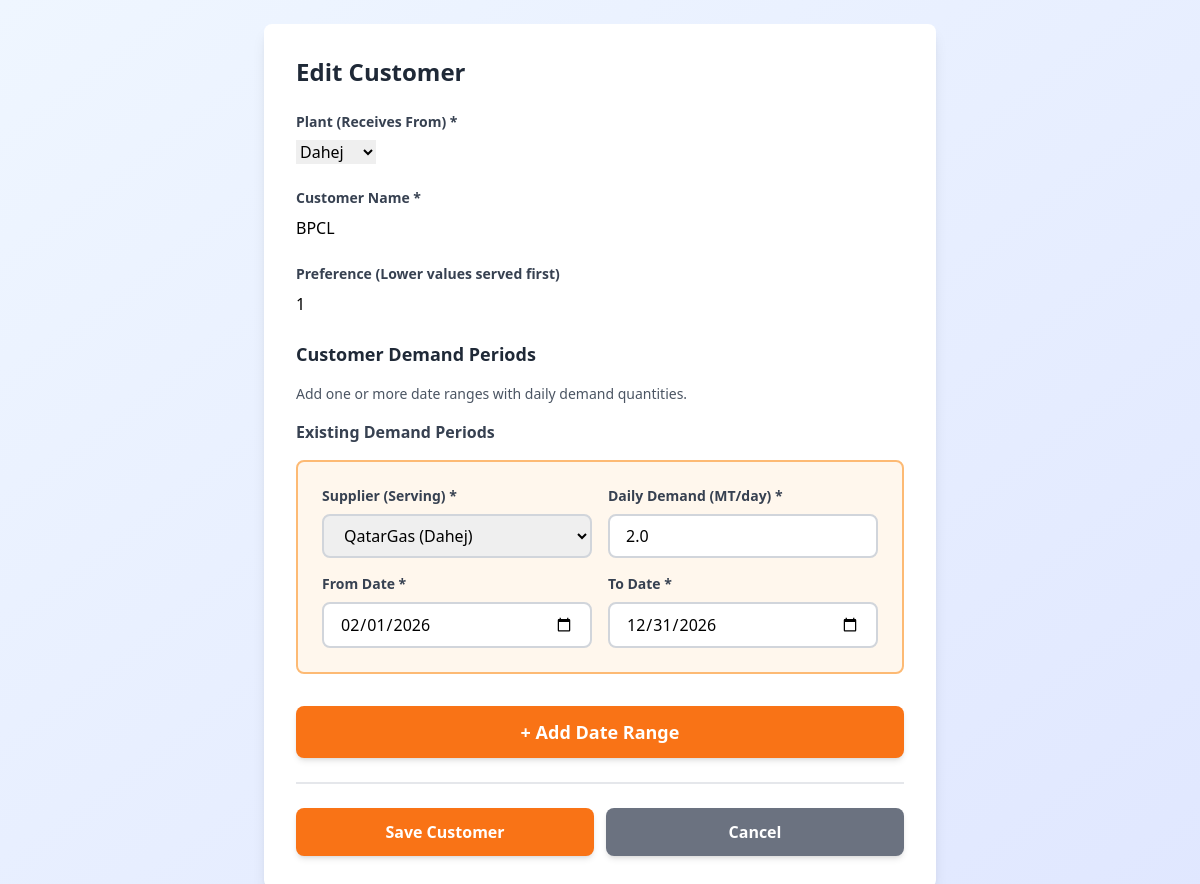
/customer/316/edit/ (signed in), run on the app's committed database.
### lng_planner/models.py (models this page shows, shortened)
class Customer(models.Model):
    simulation = models.ForeignKey(Simulation, on_delete=models.CASCADE, related_name='customers')
    plant = models.ForeignKey(Plant, on_delete=models.CASCADE, related_name='customers')
    name = models.CharField(max_length=200)
    created_at = models.DateTimeField(auto_now_add=True)
    preference = models.IntegerField(
        default=1,
        help_text="Lower values are served first"
    )
    class Meta:
        ordering = ['plant__name', 'preference', 'name']

class CustomerDate(models.Model):
    customer = models.ForeignKey(
        Customer,
        on_delete=models.CASCADE,
        related_name='date_ranges'
    )
    supplier = models.ForeignKey(
        'Supplier',
        on_delete=models.SET_NULL,
        null=True,
        blank=True,
        related_name='customer_date_ranges',
        help_text="Supplier serving this customer during this date range"
    )
    from_date = models.DateField()
    to_date = models.DateField()
    daily_demand = models.FloatField(
        validators=[MinValueValidator(0)],
        help_text="MT per day"
    )
    created_at = models.DateTimeField(auto_now_add=True)
    class Meta:
        ordering = ['from_date']

class Supplier(models.Model):
    simulation = models.ForeignKey(Simulation, on_delete=models.CASCADE, related_name='suppliers')
    plant = models.ForeignKey(Plant, on_delete=models.CASCADE, related_name='suppliers')
    name = models.CharField(max_length=200)
    preference = models.IntegerField(
        default=1,
        help_text="Lower values are served first"
    )
    created_at = models.DateTimeField(auto_now_add=True)
    class Meta:
        ordering = ['plant__name', 'preference', 'name']

### lng_planner/views.py (the view)
# urls.py: path('customer/<int:customer_id>/edit/', views.edit_customer, name='edit_customer'),
@login_required
def edit_customer(request, customer_id):
    customer = get_object_or_404(Customer, pk=customer_id, simulation__user=request.user)
    simulation = customer.simulation
    if request.method == 'POST':
        form = CustomerForm(request.POST, instance=customer)
        if form.is_valid():
            form.save()
            from_date = request.POST.get('from_date')
            to_date = request.POST.get('to_date')
            daily_demand = request.POST.get('daily_demand')
            date_range_id = request.POST.get('date_range_id')
            supplier_id = request.POST.get('supplier')
            if from_date and to_date and daily_demand:
                supplier = None
                if supplier_id:
                    try:
                        supplier = Supplier.objects.get(pk=supplier_id, simulation=simulation)
                    except Supplier.DoesNotExist:
                        supplier = None
                if date_range_id:
                    date_range = get_object_or_404(CustomerDate, pk=date_range_id, customer=customer)
                    date_range.from_date = from_date
                    date_range.to_date = to_date
                    date_range.daily_demand = daily_demand
                    date_range.supplier = supplier
                    date_range.save()
                else:
                    CustomerDate.objects.create(
                        customer=customer,
                        supplier=supplier,
                        from_date=from_date,
                        to_date=to_date,
                        daily_demand=daily_demand
                    )
            for key in request.POST:
                if key.startswith('date_ranges_') and key.endswith('_daily_demand'):
                    parts = key.split('_')
                    if len(parts) >= 4:
                        index = parts[2]  # date_ranges_1_daily_demand -> parts[2] = '1'
                        supplier_id = request.POST.get(f'date_ranges_{index}_supplier')
                        daily_dem = request.POST.get(f'date_ranges_{index}_daily_demand')
                        fr_date = request.POST.get(f'date_ranges_{index}_from_date')
                        to_dt = request.POST.get(f'date_ranges_{index}_to_date')
                        if daily_dem and fr_date and to_dt:
                            supplier = None
                            if supplier_id:
                                try:
                                    supplier = Supplier.objects.get(pk=supplier_id, simulation=simulation)
                                except Supplier.DoesNotExist:
                                    supplier = None
                            range_id = request.POST.get(f'date_ranges_{index}_date_range_id')
                            if range_id:
                                date_range = get_object_or_404(CustomerDate, pk=range_id, customer=customer)
                                date_range.from_date = fr_date
                                date_range.to_date = to_dt
                                date_range.daily_demand = daily_dem
                                date_range.supplier = supplier
                                date_range.save()
                            else:
                                CustomerDate.objects.create(
                                    customer=customer,
                                    supplier=supplier,
                                    from_date=fr_date,
                                    to_date=to_dt,
                                    daily_demand=daily_dem
                                )
            messages.success(request, 'Customer updated successfully!')
            return redirect('lng_planner:dashboard')
    else:
        form = CustomerForm(instance=customer)
    return render(request, 'lng_planner/customer_form.html', {
        'form': form,
        'simulation': simulation,
        'suppliers': Supplier.objects.filter(simulation=simulation),
        'title': 'Edit Customer',
        'customer': customer
    })

### lng_planner/forms.py
class CustomerForm(forms.ModelForm):
    class Meta:
        model = Customer
        fields = ['name','preference', 'plant']
        widgets = {
            'name': forms.TextInput(
                attrs={
                    'class': 'form-control',
                    'placeholder': 'Customer Name'
                }
            ),
            'plant': forms.Select(
                attrs={
                    'class': 'form-control'
                }
            ),
            'preference': forms.NumberInput(attrs={
                'class': 'form-control',
                'placeholder': 'Lower values are served first',
                'step': '1'
                }
                ),
        }

### lng_planner/models.py (called while the page is built)
    def __str__(self):
        return self.name

### lng_planner/templates/lng_planner/customer_form.html (shortened to what this page needs)
{% load static %}
<!DOCTYPE html>
<html lang="en">
<head>
    <script src="https://cdn.tailwindcss.com"></script>
</head>
<body class="bg-gradient-to-br from-blue-50 to-indigo-100 min-h-screen p-6">
    <div class="max-w-2xl mx-auto">
        <div class="bg-white rounded-lg shadow-lg p-8">
            <h2 class="text-2xl font-bold text-gray-800 mb-6">{{ title }}</h2>
            <form method="post" class="space-y-6">
                <div>
                    <label for="id_plant" class="block text-sm font-semibold text-gray-700 mb-2">
                        Plant (Receives From) *
                    </label>
                    {{ form.plant }}
                </div>
                <div>
                    <label for="id_name" class="block text-sm font-semibold text-gray-700 mb-2">
                        Customer Name *
                    </label>
                    {{ form.name }}
                </div>
                <div>
                    <label for="id_preference" class="block text-sm font-semibold text-gray-700 mb-2">
                        Preference (Lower values served first)
                    </label>
                    {{ form.preference }}
                </div>
                <div class="mt-6">
                    <h3 class="text-lg font-bold text-gray-800 mb-4">Customer Demand Periods</h3>
                    <p class="text-sm text-gray-600 mb-4">Add one or more date ranges with daily demand quantities.</p>
                    {% if customer and customer.date_ranges.exists %}
                    <div id="existingDateRanges" class="space-y-4 mb-4">
                        <h4 class="font-bold text-gray-700 mb-3">Existing Demand Periods</h4>
                        {% for date_range in customer.date_ranges.all %}
                        <div class="bg-orange-50 p-6 rounded-lg border-2 border-orange-300">
                            <div class="grid grid-cols-1 md:grid-cols-2 gap-4">
                                <div>
                                    <label class="block text-sm font-semibold text-gray-700 mb-2">
                                        Supplier (Serving) *
                                    </label>
                                    <select name="date_ranges_{{ forloop.counter }}_supplier"
                                            class="w-full px-4 py-2 border-2 border-gray-300 rounded-lg focus:border-orange-500 focus:ring-2 focus:ring-orange-200" required>
                                        {% for supplier in suppliers %}
                                            <option value="{{ supplier.id }}" {% if date_range.supplier and date_range.supplier.id == supplier.id %}selected{% endif %}>
                                                {{ supplier.name }} ({{ supplier.plant.name }})
                                            </option>
                                        {% endfor %}
                                    </select>
                                </div>
                                <div>
                                    <label class="block text-sm font-semibold text-gray-700 mb-2">
                                        Daily Demand (MT/day) *
                                    </label>
                                    <input type="number" step="0.01" name="date_ranges_{{ forloop.counter }}_daily_demand"
                                           value="{{ date_range.daily_demand }}"
                                           class="w-full px-4 py-2 border-2 border-gray-300 rounded-lg focus:border-orange-500 focus:ring-2 focus:ring-orange-200" required>
                                </div>
                                <div>
                                    <label class="block text-sm font-semibold text-gray-700 mb-2">
                                        From Date *
                                    </label>
                                    <input type="date" name="date_ranges_{{ forloop.counter }}_from_date"
                                           value="{{ date_range.from_date|date:'Y-m-d' }}"
                                           class="w-full px-4 py-2 border-2 border-gray-300 rounded-lg focus:border-orange-500 focus:ring-2 focus:ring-orange-200" required>
                                </div>
                                <div>
                                    <label class="block text-sm font-semibold text-gray-700 mb-2">
                                        To Date *
                                    </label>
                                    <input type="date" name="date_ranges_{{ forloop.counter }}_to_date"
                                           value="{{ date_range.to_date|date:'Y-m-d' }}"
                                           class="w-full px-4 py-2 border-2 border-gray-300 rounded-lg focus:border-orange-500 focus:ring-2 focus:ring-orange-200" required>
                                </div>
                            </div>
                        </div>
                        {% endfor %}
                    </div>
                    {% endif %}
                    <button type="button" id="addDateRangeBtn" class="w-full mt-4 bg-orange-500 text-white px-6 py-3 rounded-lg hover:bg-orange-600 transition font-semibold text-lg shadow-md">
                        + Add Date Range
                    </button>
                </div>
                <div class="flex gap-3 pt-6 border-t-2 border-gray-200">
                    <button type="submit" class="flex-1 bg-orange-500 text-white px-6 py-3 rounded-lg hover:bg-orange-600 transition font-semibold shadow-md">
                        Save Customer
                    </button>
                    <a href="{% url 'lng_planner:dashboard' %}" class="flex-1 bg-gray-500 text-white px-6 py-3 rounded-lg hover:bg-gray-600 transition text-center font-semibold shadow-md">
                        Cancel
                    </a>
                </div>
            </form>
        </div>
    </div>
</body>
</html>

### data on the page
Customer: plant "Dahej", name "BPCL", preference "1"
CustomerDate: supplier.name "QatarGas (Dahej)", date_ranges_1_daily_demand "2.0", date_ranges_1_from_date "02/01/2026", date_ranges_1_to_date "12/31/2026"

### other printed values
{{ title }} "Edit Customer"
